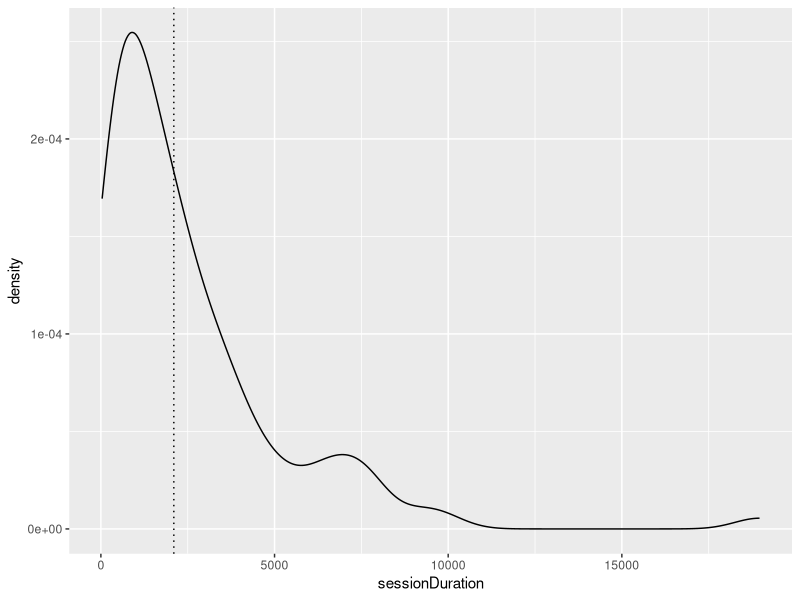
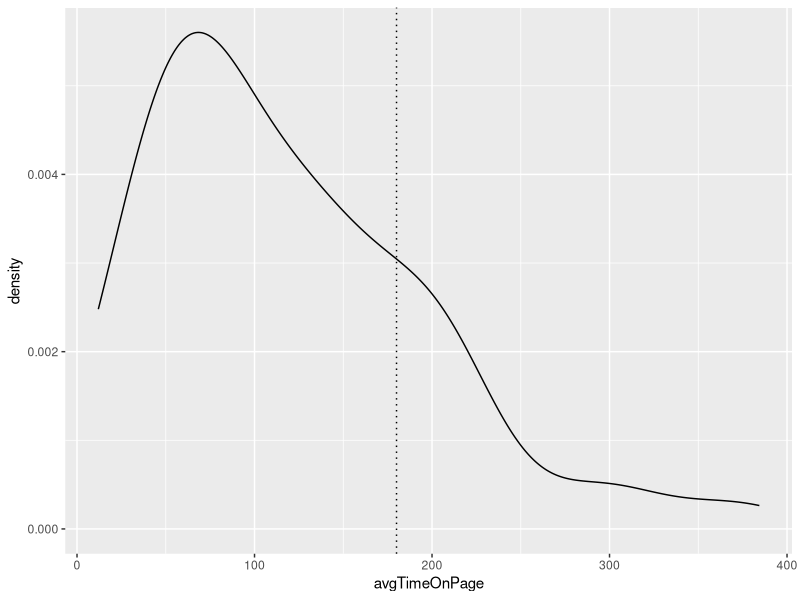
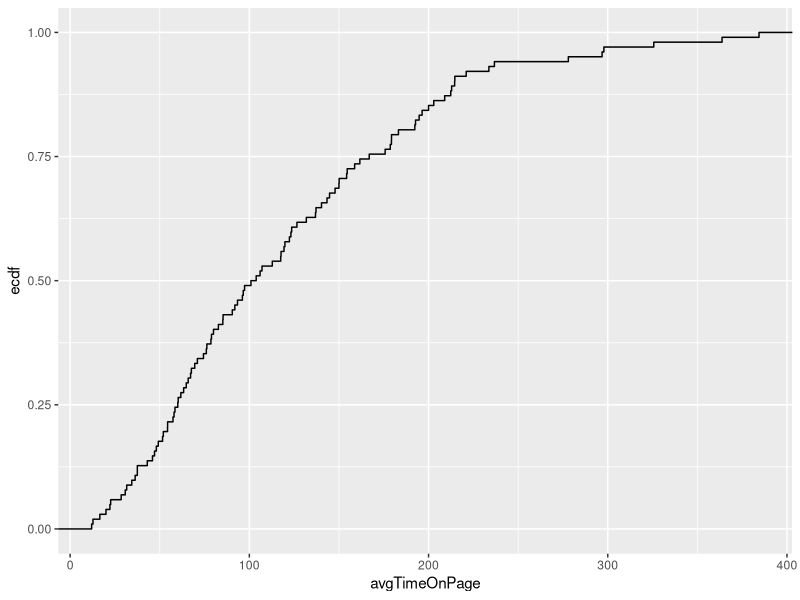
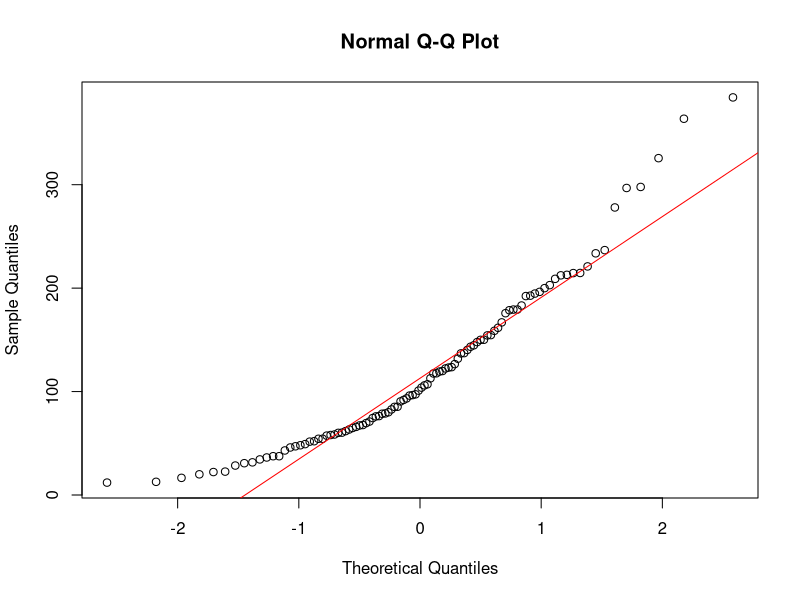
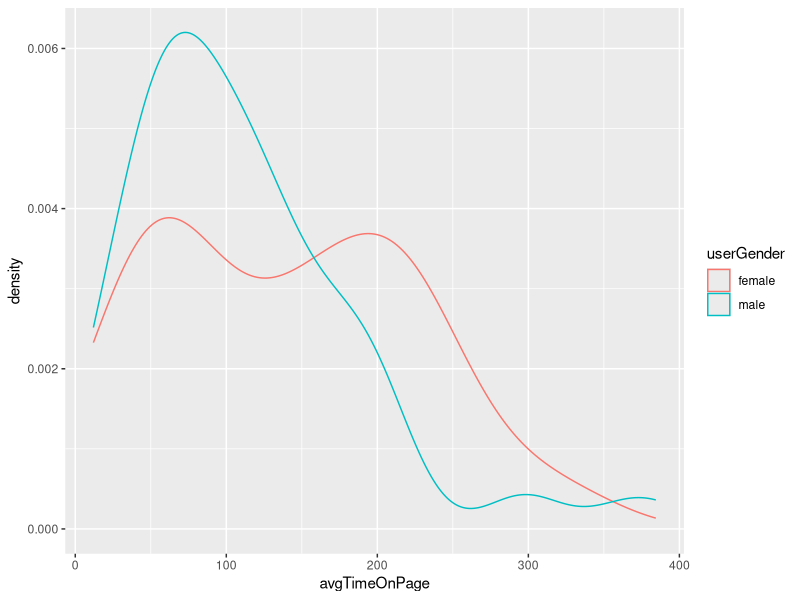
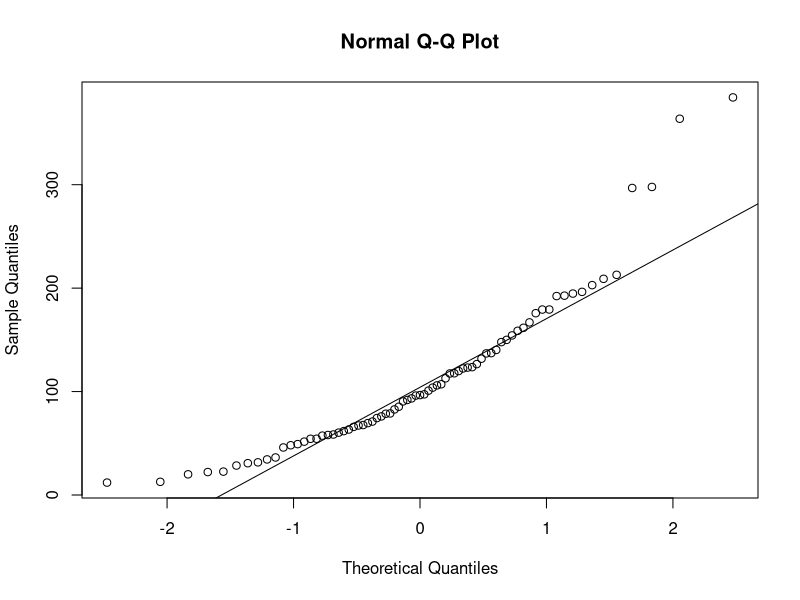
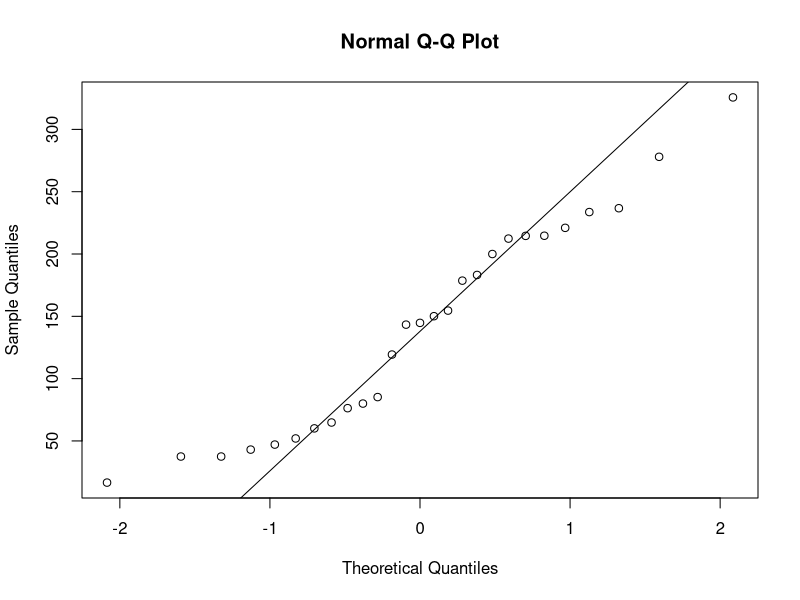
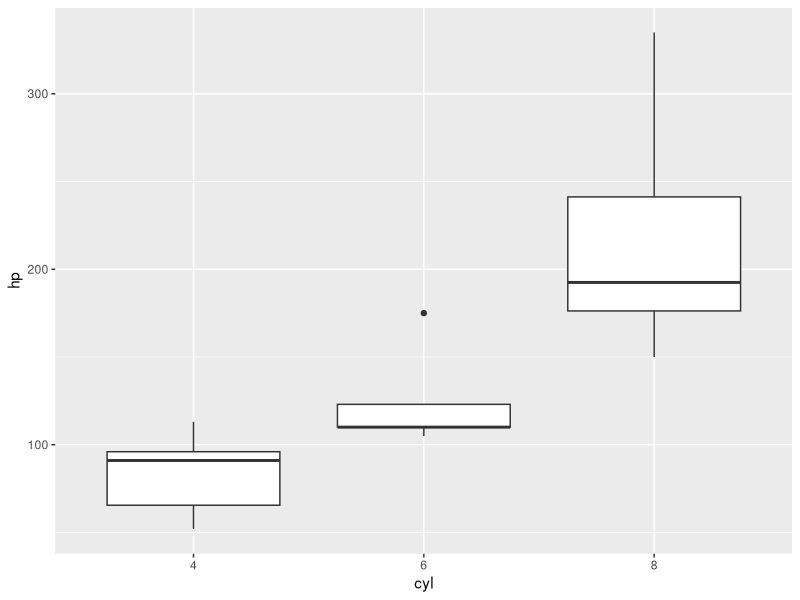

Write the R code that produced these figures, in order.
################################################################################
# Inferenz-Statistik                                                           #
# 21.2.18                                                                      #
################################################################################
rm(list = ls(all.names = TRUE))

# 00: Laden der Pakete ---------------------------------------------------------
library(ggplot2)
library(dplyr)
library(car)
library(tidyr)

# 01: Einlesen der Daten -------------------------------------------------------
dat <- read.csv("Data/Analytics.csv")
str(dat)

# 02: Einstichprobentest - Lageparameter
# Untersuchung der Sessionduration
dat %>% 
  ggplot(aes(sessionDuration)) +
  geom_density() +
  geom_vline(xintercept = 2100, linetype = "dotted")

# Forschungshypothese
# Die durchschnittliche Zeit auf Homepage 'sessiuonDuration' > 2100s

# Statistische Hypothese H0:
# H0: sessionDuration <= 2100s
# H1: sessionDuration > 2100s

# Normalverteilungsannahme abgelehnt
# Test auf Mittelwert nicht möglich, aber: Test auf Median
# Median = 50% Punkt -> Test auf Anteilswerte `binom.test`

nSuccess <- sum(dat$sessionDuration > 2100)
n <- nrow(dat)

binom.test(nSuccess, n, p = 0.5, alternative = "greater")

# Ergebnis: H0 kann nicht verworfen werden.


# 03: Ein-Stichproben t-Test ---------------------------------------------------
dat %>% 
  ggplot(aes(x = avgTimeOnPage)) +
  geom_density() +
  geom_vline(xintercept = 180, linetype = "dotted")

# Prüfung auf Normalverteilung:
# - grafische Überprüfung
dat %>% 
  ggplot(aes(x = avgTimeOnPage)) +
  stat_ecdf()
qqnorm(dat$avgTimeOnPage)
qqline(dat$avgTimeOnPage, col = "red")

# - Überprüfung mittels Stat. Test
# H0: Daten sind normalverteilt
# Daten sind nicht normalverteilt
shapiro.test(dat$avgTimeOnPage)
# Ergebnis: H0 verwerfen; NOrmalverteilungsannahme nicht wahrscheinlich

# TRotz nicht-gültiger Normal-Vert.-Annahme: t-test

# H0: avgTimeOnSite == 180
# H1: avgTimeOnSite != 180

t.test(dat$avgTimeOnPage, mu = 180)
t.test
# Ergebnis: H0 verwerfen


# 04: Zwei-Stichproben-Test ----------------------------------------------------
dat %>% 
  ggplot(aes(x = avgTimeOnPage, col = userGender)) +
  geom_density()

dat %>% 
  group_by(userGender) %>% 
  summarise(sd = sd(avgTimeOnPage),
            avgTimeOnPage = mean(avgTimeOnPage))

# Test auf Normalverteilung:
# Prüfung: Normalverteilung in den einzelnen Gruppen

qqnorm(dat$avgTimeOnPage[dat$userGender == "male"])
qqline(dat$avgTimeOnPage[dat$userGender == "male"])

qqnorm(dat$avgTimeOnPage[dat$userGender == "female"])
qqline(dat$avgTimeOnPage[dat$userGender == "female"])

# Shapiro-Wilk-Test: gruppenweise
# H0: Normalverteilung gegeben
dat %>% 
  group_by(userGender) %>% 
  summarise(pWertShapiro = shapiro.test(avgTimeOnPage)$p.value)

# Test auf Varianz-Homogenität: Levene-Test (Paket: car)

# H0: Varianzen sind gleich
leveneTest(avgTimeOnPage ~ userGender, data = dat)
leveneTest(dat$avgTimeOnPage, dat$userGender)

# Zwei-Stichproben: t-test (gleiche Varianzen)
# H0: Gruppenmittel identisch
t.test(avgTimeOnPage ~ userGender, data = dat, var.equal = TRUE)

# Zwei-Stichproben: t-test (unterschiedliche Varianzen)
# H0: Gruppenmittel identisch
t.test(avgTimeOnPage ~ userGender, data = dat, var.equal = FALSE)


# NOrmalverteilungsannahme nicht gegeben: Wilcoxon/Whitney-U-Test
wilcox.test(avgTimeOnPage ~ userGender, data = dat)


# 05: Gepaarte Stichproben:
rm(list = ls(all.names = TRUE))
dat <- read.table("Data/orderVal.txt", header = TRUE, sep = ";")
str(dat)
head(dat)

dat <- dat %>% 
  select(-clicks) %>% 
  mutate(jId = ifelse(jId == 1, "Kauf1", "Kauf2")) %>% 
  spread(key = jId, value = orderValue) %>% 
  mutate(delta = Kauf2 - Kauf1)
    

# Vebundene STichproben
t.test(dat$Kauf2, dat$Kauf1, paired = TRUE)
t.test(dat$delta)

# EXkurs:
# gezieltter Zugriff auf Funktionen, die evtl. maskiert sind
# dplyr::recode



# 05: Mehr als zwei Gruppen ----------------------------------------------------

# normalverteilte Beobachtungen (innerhalb der Gruppen)
# ANOVA
data("mtcars")
mtcars
str(mtcars)
table(mtcars$cyl)
mtcars %>% 
  mutate(cyl = factor(cyl)) %>% 
  ggplot(aes(x = cyl, y = hp)) +
  geom_boxplot()


anova <- aov(hp ~ factor(cyl), data = mtcars)
anova
summary(anova)

TukeyHSD(anova)


# keine Normalverteilung
# Kruskal-Wallis
kt <- kruskal.test(hp ~ factor(cyl), data = mtcars)
kt
pairwise.wilcox.test(mtcars$hp, mtcars$cyl)












